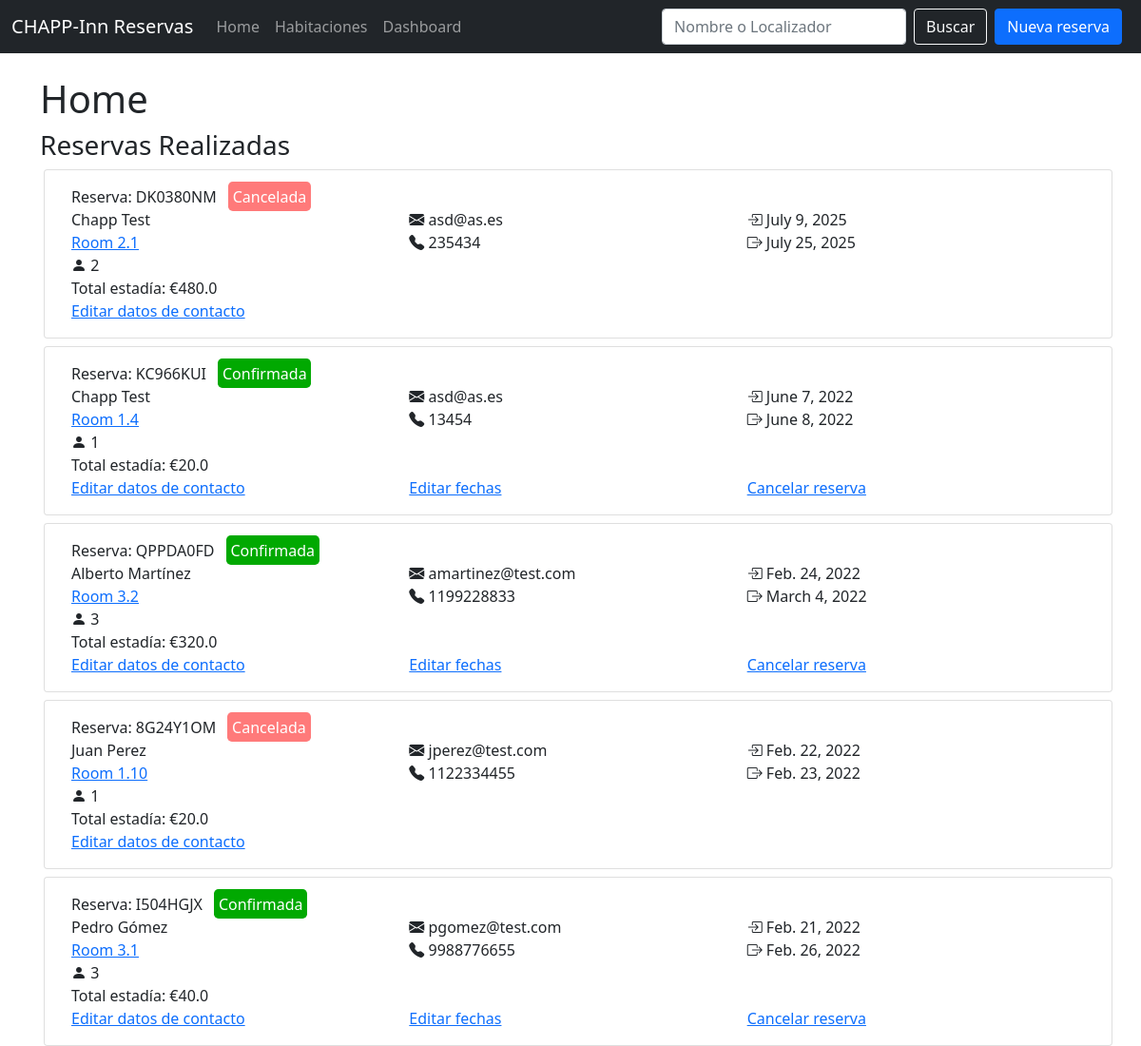
Before: / with the older database file.
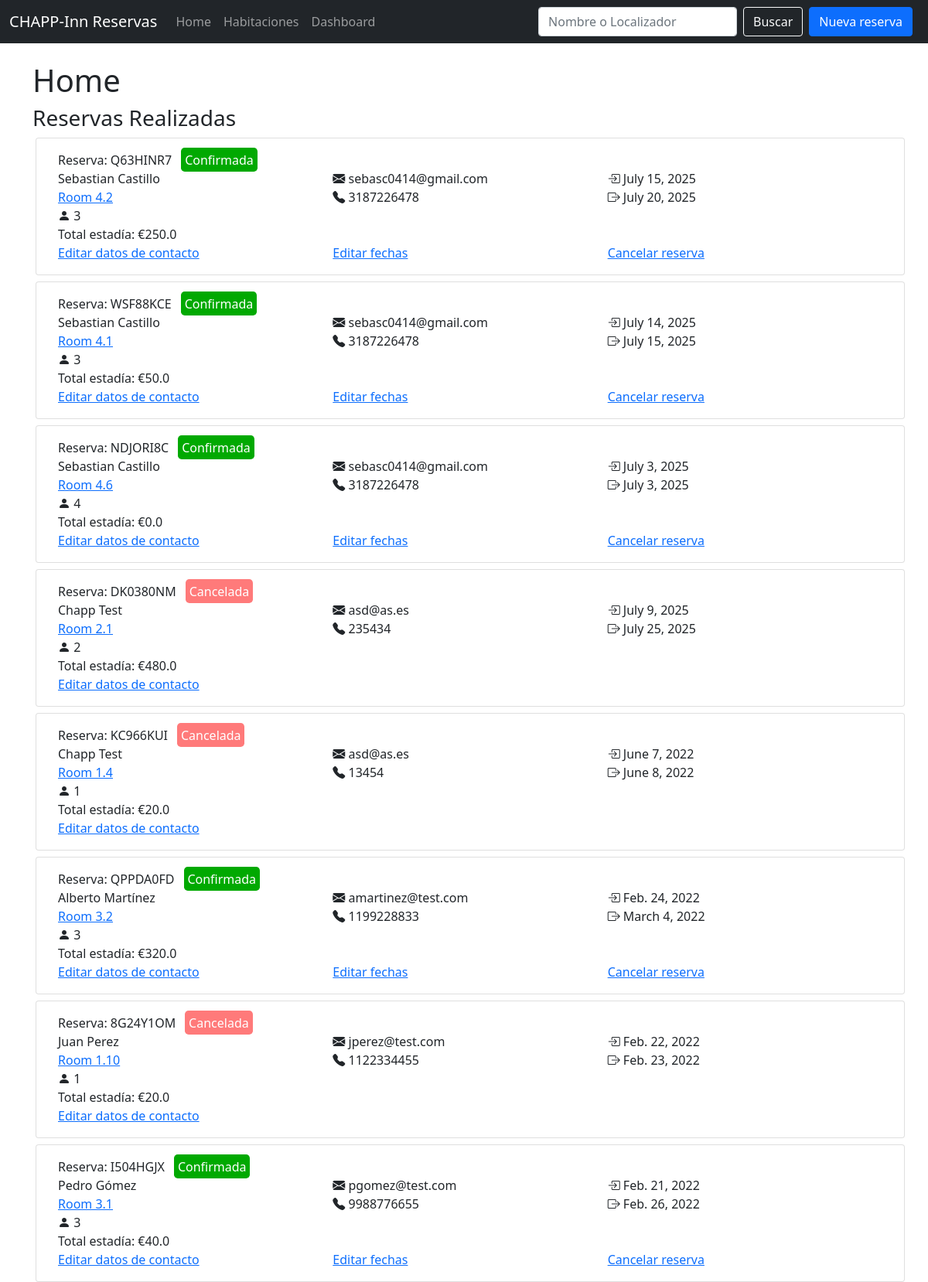
After: the same page with the newer database file.
### pms/models.py (models this page shows, shortened)
class Booking(models.Model):
    NEW = 'NEW'
    DELETED = 'DEL'
    STATE_CHOICES = [
        (NEW, 'Nueva'),
        (DELETED, 'Cancelada'),
    ]
    state = models.CharField(
        max_length=3,
        choices=STATE_CHOICES,
        default=NEW,
    )
    checkin = models.DateField()
    checkout = models.DateField()
    room = models.ForeignKey(Room, on_delete=models.SET_NULL, null=True)
    guests = models.IntegerField()
    customer = models.ForeignKey(Customer, on_delete=models.SET_NULL, null=True)
    total = models.FloatField()
    code = models.CharField(max_length=8)
    created = models.DateTimeField(auto_now_add=True)

class Customer(models.Model):
    name = models.CharField(max_length=200)
    email = models.EmailField()
    phone = models.CharField(max_length=50)  # TODO:ADD REGEX FOR PHONE VALIDATION

class Room(models.Model):
    room_type = models.ForeignKey(Room_type, on_delete=models.SET_NULL, null=True)
    name = models.CharField(max_length=100)
    description = models.CharField(max_length=500)

### pms/views.py (the view)
# urls.py: path("", views.HomeView.as_view(), name="home"),
class HomeView(View):
    def get(self, request):
        bookings = Booking.objects.all().order_by("-created")
        context = {'bookings': bookings}
        return render(request, "home.html", context)

### pms/templates/home.html (shortened to what this page needs)
{% extends "main.html"%}
{% block content %}
<h1>Home</h1>
    {% if filter %}
    <h3>Resultados de la búsqueda</h3>
    {% else %}
    <h3>Reservas Realizadas</h3>
    {% endif%}
    <div class="ps-3">
        {% for booking in bookings %}
        <div class="card card-body row mt-2 hover-card bg-tr-250">
            <div class="row">
                <div class="col">
                    Reserva: {{booking.code}}
                    {% if booking.state == "DEL" %}
                    <span class="tag tag-red">Cancelada</span>
                    {% elif booking.state == "NEW" %}
                    <span class="tag tag-green">Confirmada</span>
                    {% endif %}
                </div>
            </div>
            <div class="row">
                <div class="col">{{booking.customer.name}}</div>
                <div class="col">
                    <i class="bi bi-envelope-fill"></i>
                    <span>{{booking.customer.email}}</span>
                </div>
                <div class="col">
                    <i class="bi bi-box-arrow-in-right"></i>
                    <span>{{booking.checkin}}</span>
                </div>
            </div>
            <div class="row">
                <div class="col"><a href="{% url 'room_details' pk=booking.room.id%} ">{{booking.room.name}}</a></div>
                <div class="col">
                    <i class="bi bi-telephone-fill"></i>
                    <span>{{booking.customer.phone}}</span>
                </div>
                <div class="col">
                    <i class="bi bi-box-arrow-right"></i>
                    <span>{{booking.checkout}}</span>
                </div>
            </div>
            <div class="row">
                <div class="col">
                    <i class="bi bi-person-fill"></i>
                    <span>{{booking.guests}}</span>
                </div>
                <div class="col"></div>
                <div class="col"></div>
            </div>
            <div class="row">
                <div class="col">
                    <span>Total estadía: €{{booking.total}}</span>
                </div>
            </div>
            <div class="row">
                <div class="col">
                    <a href="{% url 'edit_booking' pk=booking.id%} " >Editar datos de contacto</a>
                </div>
                <div class="col">
                    {% if booking.state != "DEL" %}
                    <a href="{% url 'edit_booking_dates' pk=booking.id%} " >Editar fechas</a>
                    {% endif %}
                </div>
                <div class="col">
                    {% if booking.state != "DEL" %}
                    <a href="{% url 'delete_booking' pk=booking.id%} " >Cancelar reserva</a>
                    {% endif %}
                </div>
            </div>
        </div>
        {% endfor %}
    </div>
</div>
{% endblock content%}

### pms/templates/main.html (shortened to what this page needs)
<!DOCTYPE html>
<html>
  <head>
    {% load static %}
    <link
      href="https://cdn.jsdelivr.net/npm/bootstrap@5.0.2/dist/css/bootstrap.min.css"
      rel="stylesheet"
    />
    <link href='{% static 'css/style.css' %}' rel='stylesheet'>
    <link
      rel="stylesheet"
      href="https://cdn.jsdelivr.net/npm/bootstrap-icons@1.8.1/font/bootstrap-icons.css"
    />
  </head>
  <body>
    <div class="navbar-container">
      <nav class="navbar navbar-expand-lg navbar-dark bg-dark fixed-top">
        <div class="container-fluid">
          <a class="navbar-brand" href="{% url 'home'%}">CHAPP-Inn Reservas</a>
          <div class="collapse navbar-collapse" id="navbarSupportedContent">
            <ul class="navbar-nav me-auto mb-2 mb-lg-0">
              <li class="nav-item">
                <a class="nav-link" aria-current="page" href="{% url 'home'%}"
                  >Home</a
                >
              </li>
              <li class="nav-item">
                <a class="nav-link" href="{% url 'rooms'%}">Habitaciones</a>
              </li>
              <li class="nav-item">
                <a class="nav-link" href="{% url 'dashboard'%}">Dashboard</a>
              </li>
            </ul>
            <form
              action="{% url 'booking_search'%}"
              method="GET"
              class="d-flex mr-2"
            >
              <input
                class="form-control me-2"
                type="search"
                required
                name="filter"
                placeholder="Nombre o Localizador"
                aria-label="Search"
              />
              <button class="btn btn-outline-light me-2" type="submit">
                Buscar
              </button>
            </form>
            <a class="btn btn-primary me-2" href="{% url 'search'%}"
              >Nueva reserva</a
            >
          </div>
        </div>
      </nav>
    </div>
    <div class="container-xl">{% block content%} {% endblock %}</div>
  </body>
</html>

### pms/statics/css/style.css (style rules this page uses)
body { padding-top: 4em }
.bg-tr-250, .bg-tr-250:hover { -webkit-transition: background-color 250ms linear; -ms-transition: background-color 250ms linear; transition: background-color 250ms linear; }
.tag { padding: 0.3em; margin: 1em 0.5em 1em 0.5em; border-radius: 0.3em; }
.tag-red { background: #ff7a7a; color: white; }
.tag-green { background: #01a901; color: white; }

Changed rows visible on the page:
added Booking: code "Q63HINR7", state "Confirmada", customer.name "Sebastian Castillo", customer.email "sebasc0414@gmail.com", checkin "July 15, 2025", room.name "Room 4.2", customer.phone "3187226478", checkout "July 20, 2025", guests "3", total "250.0"
added Booking: code "WSF88KCE", state "Confirmada", customer.name "Sebastian Castillo", customer.email "sebasc0414@gmail.com", checkin "July 14, 2025", room.name "Room 4.1", customer.phone "3187226478", checkout "July 15, 2025", guests "3", total "50.0"
added Booking: code "NDJORI8C", state "Confirmada", customer.name "Sebastian Castillo", customer.email "sebasc0414@gmail.com", checkin "July 3, 2025", room.name "Room 4.6", customer.phone "3187226478", checkout "July 3, 2025", guests "4", total "0.0"
changed Booking "KC966KUI": state "Confirmada Editar fechas Cancelar reserva" → "Cancelada"
